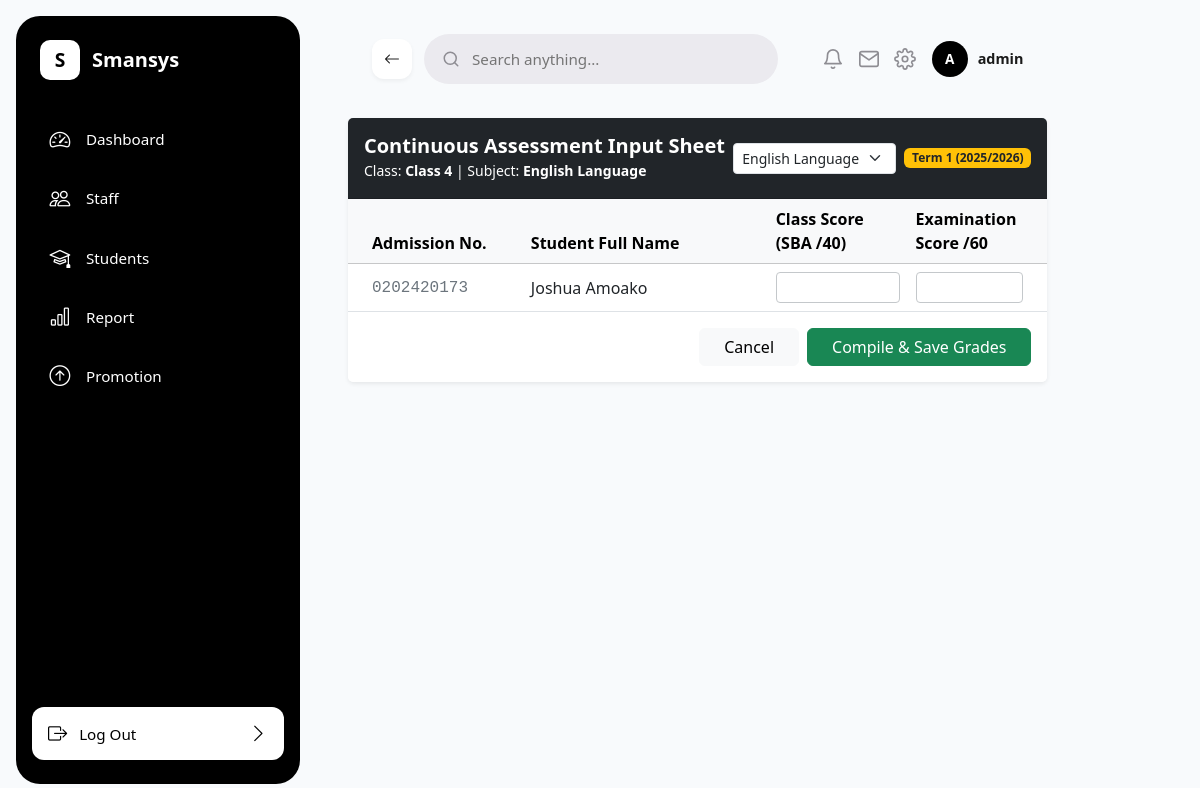
Page /grades/entry/2/1/ (signed in) on the earlier database version.
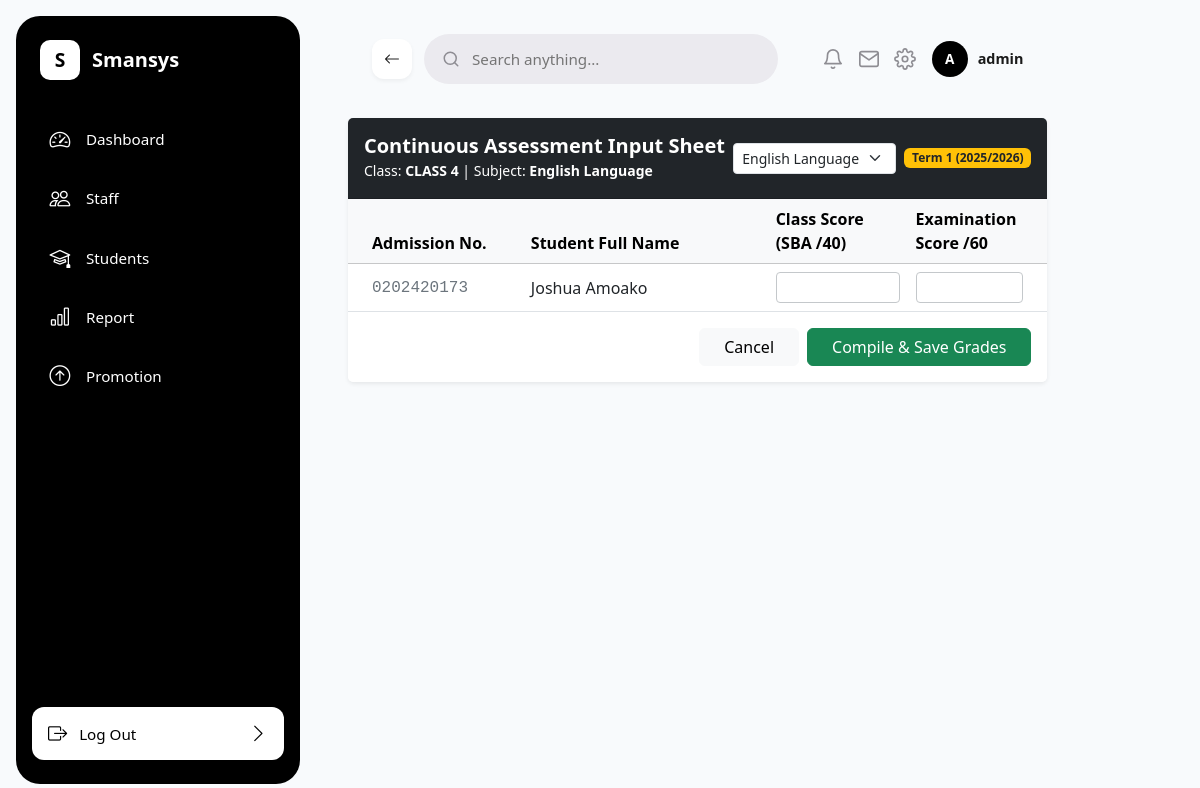
Same page on the later database version.
### sis/models.py (models this page shows, shortened)
class ClassRoom(models.Model):
    class_name = models.CharField(max_length=50, unique=True)
    order = models.PositiveIntegerField(
        default=0,
        help_text="Used to sort classes hierarchically (e.g., Class 1 = 1, JHS 3 = 9)"
    )
    class Meta:
        ordering = ['order']

### sis/views.py (the view, shortened to what this page needs)
# urls.py: path('grades/entry/<int:class_id>/<int:subject_id>/', bulk_grade_entry_view, name='bulk_grade_entry'),
@login_required
def bulk_grade_entry_view(request, class_id, subject_id):
    if not _is_staff_or_admin(request.user):
        raise PermissionDenied
    classroom = ClassRoom.objects.get(pk=class_id)
    students = Student.objects.filter(enrollments__classroom=classroom).distinct()
    subjects = Subject.objects.all().order_by('subject_name')
    if subject_id:
        subject = Subject.objects.filter(pk=subject_id).first()
    else:
        subject = subjects.first()
    current_term = 1
    current_academic_year = "2025-2026"
    student_marks_matrix = []
    for student in students:
        existing_assessment = SubjectAssessment.objects.filter(
            student=student, subject=subject, term=current_term, academic_year=current_academic_year
        ).first()
        student_marks_matrix.append({
            'student': student,
            'existing_class_score': existing_assessment.class_score if existing_assessment else "",
            'existing_exam_score': existing_assessment.exam_score if existing_assessment else ""
        })
    context = {
        'classroom': classroom,
        'subject': subject,
        'subjects': subjects,
        'matrix': student_marks_matrix
    }
    return render(request, 'sis/bulk_grade_entry.html', context)

### sis/views.py (called while the page is built)
def _is_staff_or_admin(user):
    return user.is_active and (user.is_superuser or user.is_staff or hasattr(user, 'staff_profile'))

### sis/templates/sis/bulk_grade_entry.html (shortened to what this page needs)
{% extends 'sis/base.html' %}
{% block content %}
<div class="card shadow-sm border-0">
    <div class="card-header bg-dark text-white py-3 d-flex justify-content-between align-items-center">
        <div>
            <h5 class="mb-0 fw-bold">Continuous Assessment Input Sheet</h5>
            <small class="text-light-50">Class: <strong>{{ classroom.class_name }}</strong> | Subject: <strong>{% if subject %}{{ subject.subject_name }}{% else %}None selected{% endif %}</strong></small>
        </div>
        <div class="d-flex align-items-center gap-2">
            {% if subjects %}
            <select class="form-select form-select-sm" onchange="window.location.href=this.value">
                {% for item in subjects %}
                <option value="{% url 'bulk_grade_entry' class_id=classroom.id subject_id=item.id %}" {% if subject and subject.id == item.id %}selected{% endif %}>{{ item.subject_name }}</option>
                {% endfor %}
            </select>
            {% endif %}
            <span class="badge bg-warning text-dark fw-bold">Term 1 (2025/2026)</span>
        </div>
    </div>
    <div class="card-body p-0">
        <form method="POST">
            <div class="table-responsive">
                <table class="table table-hover align-middle mb-0">
                    <thead class="table-light">
                        <tr>
                            <th class="ps-4" style="width: 25%;">Admission No.</th>
                            <th style="width: 35%;">Student Full Name</th>
                            <th style="width: 20%;">Class Score (SBA /40)</th>
                            <th class="pe-4" style="width: 20%;">Examination Score /60</th>
                        </tr>
                    </thead>
                    <tbody>
                        {% for row in matrix %}
                        <tr>
                            <td class="ps-4 font-monospace text-secondary">{{ row.student.admission_number }}</td>
                            <td class="fw-medium text-dark">{{ row.student.first_name }} {{ row.student.last_name }}</td>
                            <td>
                                <input type="number" name="class_score_{{ row.student.id }}"
                                       class="form-control form-control-sm border-secondary-subtle"
                                       step="0.01" min="0" max="40" value="{{ row.existing_class_score }}">
                            </td>
                            <td class="pe-4">
                                <input type="number" name="exam_score_{{ row.student.id }}"
                                       class="form-control form-control-sm border-secondary-subtle"
                                       step="0.01" min="0" max="60" value="{{ row.existing_exam_score }}">
                            </td>
                        </tr>
                        {% endfor %}
                    </tbody>
                </table>
            </div>
            <div class="card-footer bg-white py-3 d-flex justify-content-end gap-2 border-top-0">
                <a href="{% url 'student_list' %}" class="btn btn-light px-4">Cancel</a>
                <button type="submit" class="btn btn-success px-4">Compile & Save Grades</button>
            </div>
        </form>
    </div>
</div>
{% endblock %}

Differences in the rows shown:
changed ClassRoom: class_name "Class 4" → "CLASS 4"
